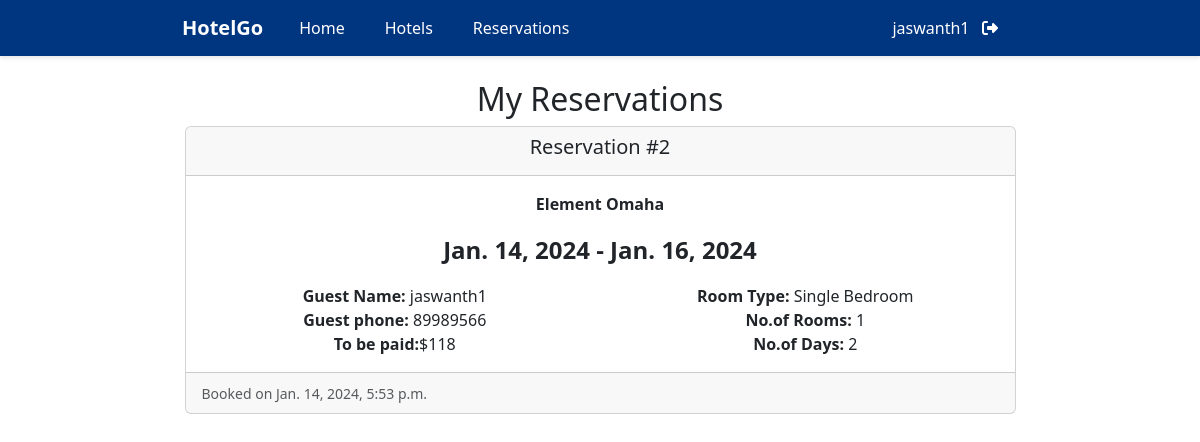
The app's page /reservations/ (signed in) with its own data.
### hotels/models.py (models this page shows, shortened)
class RoomReservation(models.Model):
    user = models.ForeignKey(User, on_delete=models.CASCADE)
    hotel = models.ForeignKey(Hotel, on_delete=models.CASCADE)
    room_type = models.ForeignKey(RoomType, on_delete=models.CASCADE)
    quantity = models.PositiveIntegerField(validators=[MinValueValidator(1)])
    guest_name = models.CharField(max_length=255)
    guest_email = models.EmailField()
    guest_phone = models.CharField(max_length=15)
    checkin_date = models.DateField(default=datetime.now)
    checkout_date = models.DateField(default=datetime.now)
    booked_on = models.DateTimeField(auto_now_add=True)
    num_days = models.PositiveIntegerField(default=1)
    cost = models.PositiveIntegerField()

class Hotel(models.Model):
    name = models.CharField(max_length=255)
    location = models.CharField(max_length=255)
    image1 = models.ImageField(upload_to='images/hotel_images/')
    image2 = models.ImageField(upload_to='images/hotel_images/', null=True, blank=True)
    image3 = models.ImageField(upload_to='images/hotel_images/', null=True, blank=True)
    image4 = models.ImageField(upload_to='images/hotel_images/', null=True, blank=True)
    room_types = models.ManyToManyField(RoomType, through=HotelRoom)
    description = models.TextField()
    free_wifi = models.BooleanField(default=False)
    fitness_center = models.BooleanField(default=False)
    breakfast = models.BooleanField(default=False)
    swimming_pool = models.BooleanField(default=False)
    rating = models.FloatField()

class RoomType(models.Model):
    name = models.CharField(max_length=255)
    capacity = models.PositiveIntegerField()
    price = models.DecimalField(max_digits=6, decimal_places=2)
    def __str__(self):
        return self.name

### hotels/views.py (the view)
# urls.py: path('reservations/', my_reservation, name='my_reservation'),
def my_reservation(request):
    if request.user.is_superuser:
        reservations = RoomReservation.objects.all()
        template_name = 'admin_reservations.html'
    else:
        reservations = RoomReservation.objects.filter(user=request.user)
        template_name = 'my_reservations.html'
    context = {'reservations': reservations}
    return render(request, template_name, context)

### hotels/templates/my_reservations.html (shortened to what this page needs)
{% extends 'base.html' %}
{% block content %}
    <div class="container mt-4">
  <h2 class="text-center">My Reservations</h2>
        {% if reservations %}
            <div class="row justify-content-center">
                {% for reservation in reservations %}
                    <div class="col-md-9 mb-3">
                        <div class="card ">
                            <div class="card-header">
                                <h5 class="card-title text-center">Reservation #{{ reservation.id }}</h5>
                            </div>
                            <div class="card-body">
                                          <p class="card-text text-center "><strong>{{ reservation.hotel.name }}</strong></p>
                                       <p class="card-text text-center fs-4"><strong>{{ reservation.checkin_date }} - {{ reservation.checkout_date }}</strong></p>
                                <div class="row text-center">
                                        <div class="col-md-6">
                                                  <p class="card-text"><strong>Guest Name:</strong> {{ reservation.guest_name }}</p>
                                        </div>
                                     <div class="col-md-6">
                                                   <p class="card-text align-right"><strong>Room Type:</strong> {{ reservation.room_type }}</p>
                                        </div>
                                        <div class="col-md-6">
                                                   <p class="card-text"><strong>Guest phone:</strong> {{ reservation.guest_phone }}</p>
                                        </div>
                                     <div class="col-md-6">
                                <p class="card-text"><strong>No.of Rooms:</strong> {{ reservation.quantity }}</p>
                                        </div>
                              <div class="col-md-6">
                                   <p class="card-text"><strong>To be paid:</strong>${{ reservation.cost }}</p>
                              </div>
                              <div class="col-md-6">
                                 <p class="card-text"><strong>No.of Days:</strong> {{ reservation.num_days }}</p>
                                </div>
                                           </div>
                            </div>
                            <div class="card-footer">
                                <small class="text-body-secondary">Booked on {{ reservation.booked_on }}</small>
                            </div>
                        </div>
                    </div>
                {% endfor %}
            </div>
        {% else %}
            <p class="mt-3">No reservations found.</p>
        {% endif %}
    </div>
{% endblock %}

### hotels/templates/base.html (shortened to what this page needs)
{% load static %}
<!DOCTYPE html>
<html lang="en">
<head>
  <link href="https://cdn.jsdelivr.net/npm/bootstrap@5.3.2/dist/css/bootstrap.min.css" rel="stylesheet">
  <link rel="stylesheet" href="https://cdnjs.cloudflare.com/ajax/libs/font-awesome/6.5.1/css/all.min.css" />
</head>
<body>
<nav class="navbar navbar-expand-lg">
  <div class="container-fluid">
      <a class="navbar-brand" href={% url 'homepage' %}>HotelGo </a>
    <div class="collapse navbar-collapse" id="navbarNavDropdown" style="color: white !important" >
      <ul class="navbar-nav me-auto">
        <li class="nav-item">
          <a class="nav-link " aria-current="page" href={% url 'homepage' %}>Home</a>
        </li>
        <li class="nav-item">
          <a class="nav-link" href={% url 'hotels' %}>Hotels</a>
        </li>
          {% if user.is_authenticated %}
           <li class="nav-item">
            <a class="nav-link" href={% url 'my_reservation' %}>Reservations</a>
          </li>
          {% endif %}
      </ul>
        {% if user.is_authenticated %}
            <div class="d-flex">
            <ul class="navbar-nav me-auto">
              <li><a class="nav-link" href="{% url 'logout' %}" >{{ user.username }} &nbsp; <i class="fa fa-right-from-bracket"></i></a></li>
            </ul>
             </div>
        {% endif %}
    </div>
  </div>
</nav>
{% block content %}{% endblock %}
</body>
</html>

### hotels/templates/base.html (style rules this page uses)
.navbar { background-color: #003580 !important; box-shadow: 0 2px 4px rgba(0, 0, 0, 0.1); padding-left: 170px; padding-right: 170px; }
.navbar-brand { color: #ffffff !important; font-weight: bold; }
.nav-link { color: #ffffff !important; font-size: 16px; padding-left: 20px !important; padding-right: 20px !important; }

### records on screen
RoomReservation: id "2", hotel.name "Element Omaha", checkin_date "Jan. 14, 2024", checkout_date "Jan. 16, 2024", guest_name "jaswanth1", room_type "Single Bedroom", guest_phone "89989566", quantity "1", cost "118", num_days "2", booked_on "Jan. 14, 2024, 5:53 p.m."

### other values on screen
{{ user.username }} "jaswanth1"
